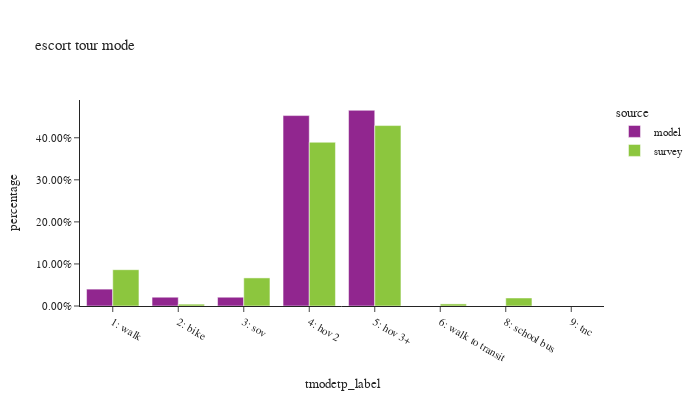

The notebook cell saved with this chart:
### Code cell
df_plot = es_tour.groupby(['source','tmodetp_label'])['toexpfac'].sum().reset_index()
df_plot['percentage'] = df_plot.groupby(['source'], group_keys=False)['toexpfac']. \
    apply(lambda x: x / float(x.sum()))
df_plot['source'] = df_plot['source'].astype(pd.CategoricalDtype(['model', 'survey']))

df_plot_ct = es_tour.groupby(['source','tmodetp_label'])['toexpfac'].count().reset_index(). \
    rename(columns={'toexpfac':'sample count'})
df_plot = df_plot.merge(df_plot_ct, on=['source','tmodetp_label'])

fig = px.bar(df_plot.sort_values(by=['source']), x="tmodetp_label", y="percentage", color="source",
             barmode="group",hover_data=['sample count'],title="escort tour mode")
fig.update_layout(height=400, width=700, font=dict(size=11),
                  xaxis = dict(dtick = 1, categoryorder='category ascending'),
                  yaxis=dict(tickformat=".2%"))
fig.show()

### Figure 1 — Plotly figure (JSON) as saved in the notebook; plotly's stock layout.template omitted (floating-point values rounded to 4 significant figures)
{"data": [{"alignmentgroup": "True", "customdata": [[3089], [1607], [1604], [34836], [35803]], "hovertemplate": "source=model<br>tmodetp_label=%{x}<br>percentage=%{y}<br>sample count=%{customdata[0]}<extra></extra>", "legendgroup": "model", "marker": {"color": "#91268F", "pattern": {"shape": ""}}, "name": "model", "offsetgroup": "model", "orientation": "v", "showlegend": true, "textposition": "auto", "type": "bar", "x": ["1: walk", "2: bike", "3: sov", "4: hov 2", "5: hov 3+"], "xaxis": "x", "y": [0.04015, 0.02089, 0.02085, 0.4528, 0.4653], "yaxis": "y"}, {"alignmentgroup": "True", "customdata": [[114], [16], [69], [366], [290], [14], [7], [1]], "hovertemplate": "source=survey<br>tmodetp_label=%{x}<br>percentage=%{y}<br>sample count=%{customdata[0]}<extra></extra>", "legendgroup": "survey", "marker": {"color": "#8CC63E", "pattern": {"shape": ""}}, "name": "survey", "offsetgroup": "survey", "orientation": "v", "showlegend": true, "textposition": "auto", "type": "bar", "x": ["1: walk", "2: bike", "3: sov", "4: hov 2", "5: hov 3+", "6: walk to transit", "8: school bus", "9: tnc"], "xaxis": "x", "y": [0.08634, 0.004401, 0.06678, 0.3894, 0.429, 0.004975, 0.01908, 8.247e-06], "yaxis": "y"}], "layout": {"barmode": "group", "font": {"size": 11}, "height": 400, "legend": {"title": {"text": "source"}, "tracegroupgap": 0}, "title": {"text": "escort tour mode"}, "width": 700, "xaxis": {"anchor": "y", "categoryorder": "category ascending", "domain": [0.0, 1.0], "dtick": 1, "title": {"text": "tmodetp_label"}}, "yaxis": {"anchor": "x", "domain": [0.0, 1.0], "tickformat": ".2%", "title": {"text": "percentage"}}}}
